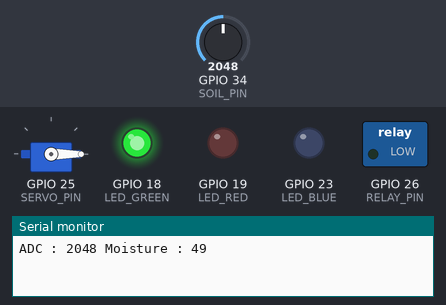
The sketch below on a simulated ESP32. Shown: servo, switched loads named in the sketch (green lamp = pin HIGH), output pins drawn as LEDs (lit = HIGH), the last lines printed to the serial monitor. The test bench sets the inputs (shaded band); at power-on: GPIO 34 (SOIL_PIN) = 2048. WiFi joins after 1.5 s; servers stay silent unless stated.

Above: at 3.0 s.
3.1 s: GPIO 34 (SOIL_PIN) set to 2425
5.0 s: GPIO 34 (SOIL_PIN) set to 2503
At 6.6 s:
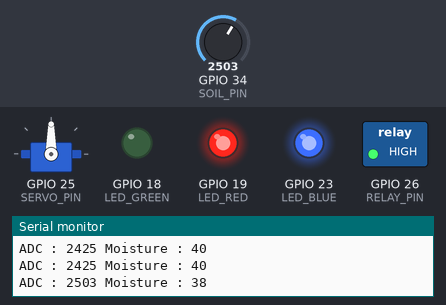
7.3 s: GPIO 34 (SOIL_PIN) set to 2047
At 8.1 s:
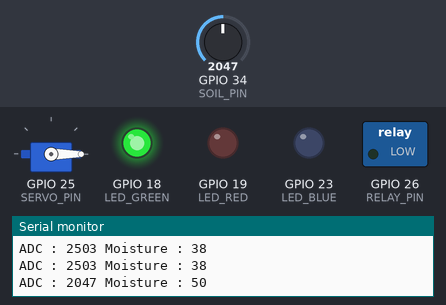
9.3 s: GPIO 34 (SOIL_PIN) set to 2866
At 10.8 s:
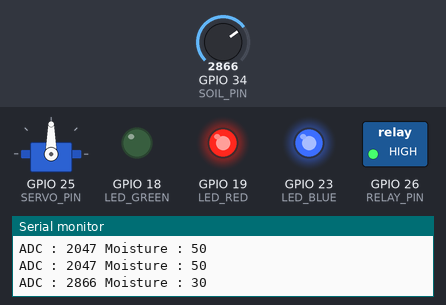
Timing chart, 0 to 12.3 s (numbered marks = the images above; inputs shaded):
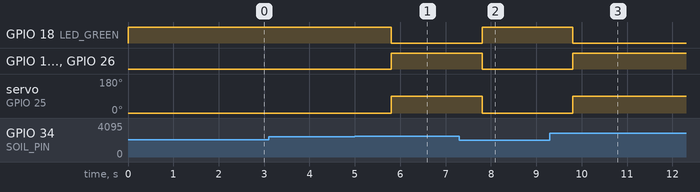

The sketch:

sketch.ino
```cpp
#define BLYNK_TEMPLATE_ID "TMPL67jGWndRb"
#define BLYNK_TEMPLATE_NAME "Smart Irrigation"
#define BLYNK_AUTH_TOKEN "Ret4CBK9Zj8P-zuAeUwHkDrvtQ-sToEK"

#include <WiFi.h>
#include <WiFiClient.h>
#include <BlynkSimpleEsp32.h>
#include <ESP32Servo.h>

char ssid[] = "Wokwi-GUEST";
char pass[] = "";

#define SOIL_PIN 34
#define RELAY_PIN 26
#define SERVO_PIN 25
#define LED_GREEN 18
#define LED_RED 19
#define LED_BLUE 23

Servo valveServo;
BlynkTimer timer;

bool manualMode = false;

void sendSensor() {

  int adc = analogRead(SOIL_PIN);

  int moisture = map(adc, 4095, 0, 0, 100);

  Blynk.virtualWrite(V0, moisture);

  Serial.print("ADC : ");
  Serial.print(adc);
  Serial.print(" Moisture : ");
  Serial.println(moisture);

  if (!manualMode) {

    if (moisture < 40) {

      digitalWrite(RELAY_PIN, HIGH);

      digitalWrite(LED_RED, HIGH);

      digitalWrite(LED_GREEN, LOW);

      digitalWrite(LED_BLUE, HIGH);

      valveServo.write(90);

      Blynk.virtualWrite(V1, "POMPA ON");

      Blynk.virtualWrite(V3, 255);

    }

    else {

      digitalWrite(RELAY_PIN, LOW);

      digitalWrite(LED_RED, LOW);

      digitalWrite(LED_GREEN, HIGH);

      digitalWrite(LED_BLUE, LOW);

      valveServo.write(0);

      Blynk.virtualWrite(V1, "POMPA OFF");

      Blynk.virtualWrite(V3, 0);

    }

  }

}

BLYNK_WRITE(V2) {

  int value = param.asInt();

  if (value == 1) {

    manualMode = true;

    digitalWrite(RELAY_PIN, HIGH);

    digitalWrite(LED_RED, HIGH);

    digitalWrite(LED_GREEN, LOW);

    digitalWrite(LED_BLUE, HIGH);

    valveServo.write(90);

    Blynk.virtualWrite(V1, "POMPA ON");

    Blynk.virtualWrite(V3, 255);

  }

  else {

    manualMode = false;

    digitalWrite(RELAY_PIN, LOW);

    digitalWrite(LED_RED, LOW);

    digitalWrite(LED_GREEN, HIGH);

    digitalWrite(LED_BLUE, LOW);

    valveServo.write(0);

    Blynk.virtualWrite(V1, "AUTO MODE");

    Blynk.virtualWrite(V3, 0);

  }

}

void setup() {

  Serial.begin(115200);

  pinMode(RELAY_PIN, OUTPUT);

  pinMode(LED_GREEN, OUTPUT);

  pinMode(LED_RED, OUTPUT);

  pinMode(LED_BLUE, OUTPUT);

  digitalWrite(RELAY_PIN, LOW);

  digitalWrite(LED_GREEN, HIGH);

  digitalWrite(LED_RED, LOW);

  digitalWrite(LED_BLUE, LOW);

  valveServo.setPeriodHertz(50);

  valveServo.attach(SERVO_PIN, 500, 2400);

  valveServo.write(0);

  Blynk.begin(BLYNK_AUTH_TOKEN, ssid, pass);

  timer.setInterval(1000L, sendSensor);

}

void loop() {

  Blynk.run();

  timer.run();

}
```

Measured:
- the behaviour switches between 2457 and 2458 on GPIO 34 (SOIL_PIN) (found by bisection; images 0 and 1)
- after the input at 5.0 s, GPIO 18 (LED_GREEN): HIGH → LOW after 0.80 s; GPIO 19 (LED_RED), GPIO 23 (LED_BLUE), GPIO 26 (RELAY_PIN): LOW → HIGH after 0.80 s; servo on GPIO 25 (SERVO_PIN): 0° → 90° after 0.80 s
- after the input at 7.3 s, GPIO 18 (LED_GREEN): LOW → HIGH after 0.50 s; GPIO 19 (LED_RED), GPIO 23 (LED_BLUE), GPIO 26 (RELAY_PIN): HIGH → LOW after 0.50 s; servo on GPIO 25 (SERVO_PIN): 90° → 0° after 0.50 s
- after the input at 9.3 s, GPIO 18 (LED_GREEN): HIGH → LOW after 0.50 s; GPIO 19 (LED_RED), GPIO 23 (LED_BLUE), GPIO 26 (RELAY_PIN): LOW → HIGH after 0.50 s; servo on GPIO 25 (SERVO_PIN): 0° → 90° after 0.50 s
